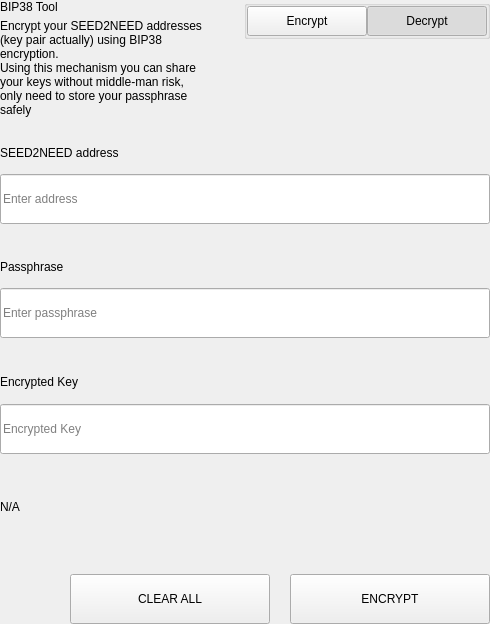
<?xml version="1.0" encoding="UTF-8"?>
<ui version="4.0">
 <class>SettingsBitToolWidget</class>
 <widget class="QWidget" name="SettingsBitToolWidget">
  <property name="geometry">
   <rect>
    <x>0</x>
    <y>0</y>
    <width>490</width>
    <height>624</height>
   </rect>
  </property>
  <property name="windowTitle">
   <string>Form</string>
  </property>
  <layout class="QVBoxLayout" name="verticalLayout">
   <property name="spacing">
    <number>0</number>
   </property>
   <property name="leftMargin">
    <number>0</number>
   </property>
   <property name="topMargin">
    <number>0</number>
   </property>
   <property name="rightMargin">
    <number>0</number>
   </property>
   <property name="bottomMargin">
    <number>0</number>
   </property>
   <item>
    <widget class="QWidget" name="left" native="true">
     <layout class="QVBoxLayout" name="verticalLayout_3">
      <property name="leftMargin">
       <number>0</number>
      </property>
      <property name="topMargin">
       <number>0</number>
      </property>
      <property name="rightMargin">
       <number>0</number>
      </property>
      <property name="bottomMargin">
       <number>0</number>
      </property>
      <item>
       <layout class="QVBoxLayout" name="verticalLayout_2">
        <property name="spacing">
         <number>0</number>
        </property>
        <item>
         <layout class="QHBoxLayout" name="horizontalLayout_3" stretch="3,1">
          <property name="spacing">
           <number>40</number>
          </property>
          <item>
           <layout class="QVBoxLayout" name="verticalLayoutTitle">
            <property name="spacing">
             <number>5</number>
            </property>
            <item>
             <widget class="QLabel" name="labelTitle">
              <property name="text">
               <string>BIP38 Tool</string>
              </property>
             </widget>
            </item>
            <item>
             <widget class="QLabel" name="labelSubtitle1">
              <property name="text">
               <string>Encrypt your SEED2NEED addresses (key pair actually) using BIP38 encryption.
Using this mechanism you can share your keys without middle-man risk, only need to store your passphrase safely</string>
              </property>
              <property name="wordWrap">
               <bool>true</bool>
              </property>
             </widget>
            </item>
           </layout>
          </item>
          <item alignment="Qt::AlignTop">
           <widget class="QGroupBox" name="groupBox">
            <property name="title">
             <string/>
            </property>
            <property name="alignment">
             <set>Qt::AlignLeading|Qt::AlignLeft|Qt::AlignTop</set>
            </property>
            <layout class="QHBoxLayout" name="horizontalLayout_4">
             <property name="spacing">
              <number>0</number>
             </property>
             <property name="leftMargin">
              <number>0</number>
             </property>
             <property name="topMargin">
              <number>0</number>
             </property>
             <property name="rightMargin">
              <number>0</number>
             </property>
             <property name="bottomMargin">
              <number>0</number>
             </property>
             <item>
              <spacer name="horizontalSpacer">
               <property name="orientation">
                <enum>Qt::Horizontal</enum>
               </property>
               <property name="sizeHint" stdset="0">
                <size>
                 <width>40</width>
                 <height>20</height>
                </size>
               </property>
              </spacer>
             </item>
             <item>
              <widget class="QPushButton" name="pushLeft">
               <property name="minimumSize">
                <size>
                 <width>120</width>
                 <height>30</height>
                </size>
               </property>
               <property name="maximumSize">
                <size>
                 <width>120</width>
                 <height>30</height>
                </size>
               </property>
               <property name="focusPolicy">
                <enum>Qt::NoFocus</enum>
               </property>
               <property name="text">
                <string>Encrypt</string>
               </property>
               <property name="checkable">
                <bool>true</bool>
               </property>
               <property name="autoExclusive">
                <bool>true</bool>
               </property>
              </widget>
             </item>
             <item>
              <widget class="QPushButton" name="pushRight">
               <property name="minimumSize">
                <size>
                 <width>120</width>
                 <height>30</height>
                </size>
               </property>
               <property name="maximumSize">
                <size>
                 <width>120</width>
                 <height>30</height>
                </size>
               </property>
               <property name="focusPolicy">
                <enum>Qt::NoFocus</enum>
               </property>
               <property name="text">
                <string>Decrypt</string>
               </property>
               <property name="checkable">
                <bool>true</bool>
               </property>
               <property name="checked">
                <bool>true</bool>
               </property>
               <property name="autoExclusive">
                <bool>true</bool>
               </property>
              </widget>
             </item>
            </layout>
           </widget>
          </item>
         </layout>
        </item>
        <item>
         <widget class="QStackedWidget" name="stackedWidget">
          <property name="currentIndex">
           <number>1</number>
          </property>
          <widget class="QWidget" name="pageDecrypt">
           <layout class="QVBoxLayout" name="verticalLayout_5">
            <property name="spacing">
             <number>0</number>
            </property>
            <property name="leftMargin">
             <number>0</number>
            </property>
            <property name="topMargin">
             <number>0</number>
            </property>
            <property name="rightMargin">
             <number>0</number>
            </property>
            <property name="bottomMargin">
             <number>0</number>
            </property>
            <item>
             <widget class="QWidget" name="widget" native="true">
              <property name="minimumSize">
               <size>
                <width>0</width>
                <height>100</height>
               </size>
              </property>
              <layout class="QVBoxLayout" name="verticalLayout_4">
               <property name="spacing">
                <number>0</number>
               </property>
               <property name="leftMargin">
                <number>0</number>
               </property>
               <property name="topMargin">
                <number>0</number>
               </property>
               <property name="rightMargin">
                <number>0</number>
               </property>
               <property name="bottomMargin">
                <number>0</number>
               </property>
               <item>
                <spacer name="verticalSpacer_2">
                 <property name="orientation">
                  <enum>Qt::Vertical</enum>
                 </property>
                 <property name="sizeType">
                  <enum>QSizePolicy::Fixed</enum>
                 </property>
                 <property name="sizeHint" stdset="0">
                  <size>
                   <width>20</width>
                   <height>20</height>
                  </size>
                 </property>
                </spacer>
               </item>
               <item>
                <layout class="QHBoxLayout" name="horizontalLayout_6" stretch="2">
                 <property name="spacing">
                  <number>0</number>
                 </property>
                 <item>
                  <layout class="QVBoxLayout" name="verticalLayout_7">
                   <property name="spacing">
                    <number>9</number>
                   </property>
                   <item>
                    <widget class="QLabel" name="labelSubtitleKey">
                     <property name="minimumSize">
                      <size>
                       <width>0</width>
                       <height>20</height>
                      </size>
                     </property>
                     <property name="maximumSize">
                      <size>
                       <width>16777215</width>
                       <height>20</height>
                      </size>
                     </property>
                     <property name="text">
                      <string>Encrypted key</string>
                     </property>
                    </widget>
                   </item>
                   <item>
                    <widget class="QLineEdit" name="lineEditKey">
                     <property name="minimumSize">
                      <size>
                       <width>0</width>
                       <height>50</height>
                      </size>
                     </property>
                     <property name="maximumSize">
                      <size>
                       <width>16777215</width>
                       <height>50</height>
                      </size>
                     </property>
                     <property name="placeholderText">
                      <string>Enter a encrypted key</string>
                     </property>
                    </widget>
                   </item>
                  </layout>
                 </item>
                </layout>
               </item>
               <item>
                <spacer name="verticalSpacer_3">
                 <property name="orientation">
                  <enum>Qt::Vertical</enum>
                 </property>
                 <property name="sizeType">
                  <enum>QSizePolicy::Fixed</enum>
                 </property>
                 <property name="sizeHint" stdset="0">
                  <size>
                   <width>20</width>
                   <height>20</height>
                  </size>
                 </property>
                </spacer>
               </item>
               <item>
                <layout class="QVBoxLayout" name="verticalLayout_9">
                 <property name="spacing">
                  <number>9</number>
                 </property>
                 <item>
                  <widget class="QLabel" name="labelSubtitlePassphrase">
                   <property name="maximumSize">
                    <size>
                     <width>16777215</width>
                     <height>20</height>
                    </size>
                   </property>
                   <property name="text">
                    <string>Passphrase</string>
                   </property>
                  </widget>
                 </item>
                 <item>
                  <widget class="QLineEdit" name="lineEditPassphrase">
                   <property name="minimumSize">
                    <size>
                     <width>0</width>
                     <height>50</height>
                    </size>
                   </property>
                   <property name="maximumSize">
                    <size>
                     <width>16777215</width>
                     <height>50</height>
                    </size>
                   </property>
                   <property name="placeholderText">
                    <string>Enter a passphrase</string>
                   </property>
                  </widget>
                 </item>
                </layout>
               </item>
               <item>
                <spacer name="verticalSpacer_4">
                 <property name="orientation">
                  <enum>Qt::Vertical</enum>
                 </property>
                 <property name="sizeType">
                  <enum>QSizePolicy::Fixed</enum>
                 </property>
                 <property name="sizeHint" stdset="0">
                  <size>
                   <width>20</width>
                   <height>20</height>
                  </size>
                 </property>
                </spacer>
               </item>
               <item>
                <widget class="QWidget" name="widget_3" native="true">
                 <property name="sizePolicy">
                  <sizepolicy hsizetype="Preferred" vsizetype="Fixed">
                   <horstretch>0</horstretch>
                   <verstretch>0</verstretch>
                  </sizepolicy>
                 </property>
                 <layout class="QVBoxLayout" name="verticalLayout_10">
                  <property name="spacing">
                   <number>9</number>
                  </property>
                  <property name="leftMargin">
                   <number>0</number>
                  </property>
                  <property name="topMargin">
                   <number>0</number>
                  </property>
                  <property name="rightMargin">
                   <number>0</number>
                  </property>
                  <property name="bottomMargin">
                   <number>0</number>
                  </property>
                  <item>
                   <widget class="QLabel" name="labelSubtitleDecryptResult">
                    <property name="minimumSize">
                     <size>
                      <width>0</width>
                      <height>20</height>
                     </size>
                    </property>
                    <property name="maximumSize">
                     <size>
                      <width>16777215</width>
                      <height>20</height>
                     </size>
                    </property>
                    <property name="text">
                     <string>Decrypted address result</string>
                    </property>
                   </widget>
                  </item>
                  <item>
                   <widget class="QWidget" name="widget_4" native="true">
                    <layout class="QHBoxLayout" name="horizontalLayout" stretch="6,0,1">
                     <property name="spacing">
                      <number>0</number>
                     </property>
                     <property name="leftMargin">
                      <number>0</number>
                     </property>
                     <property name="topMargin">
                      <number>0</number>
                     </property>
                     <property name="rightMargin">
                      <number>0</number>
                     </property>
                     <property name="bottomMargin">
                      <number>0</number>
                     </property>
                     <item alignment="Qt::AlignVCenter">
                      <widget class="QLineEdit" name="lineEditDecryptResult">
                       <property name="minimumSize">
                        <size>
                         <width>0</width>
                         <height>50</height>
                        </size>
                       </property>
                       <property name="maximumSize">
                        <size>
                         <width>16777215</width>
                         <height>50</height>
                        </size>
                       </property>
                       <property name="placeholderText">
                        <string>Decrypted Address</string>
                       </property>
                      </widget>
                     </item>
                     <item>
                      <spacer name="horizontalSpacer_4">
                       <property name="orientation">
                        <enum>Qt::Horizontal</enum>
                       </property>
                       <property name="sizeType">
                        <enum>QSizePolicy::Fixed</enum>
                       </property>
                       <property name="sizeHint" stdset="0">
                        <size>
                         <width>20</width>
                         <height>50</height>
                        </size>
                       </property>
                      </spacer>
                     </item>
                     <item>
                      <widget class="QPushButton" name="pushButtonImport">
                       <property name="minimumSize">
                        <size>
                         <width>140</width>
                         <height>40</height>
                        </size>
                       </property>
                       <property name="text">
                        <string>Import Address</string>
                       </property>
                      </widget>
                     </item>
                    </layout>
                   </widget>
                  </item>
                 </layout>
                </widget>
               </item>
               <item>
                <widget class="QLabel" name="statusLabel_DEC">
                 <property name="maximumSize">
                  <size>
                   <width>16777215</width>
                   <height>40</height>
                  </size>
                 </property>
                 <property name="text">
                  <string/>
                 </property>
                </widget>
               </item>
               <item>
                <spacer name="verticalSpacer">
                 <property name="orientation">
                  <enum>Qt::Vertical</enum>
                 </property>
                 <property name="sizeType">
                  <enum>QSizePolicy::Preferred</enum>
                 </property>
                 <property name="sizeHint" stdset="0">
                  <size>
                   <width>20</width>
                   <height>20</height>
                  </size>
                 </property>
                </spacer>
               </item>
               <item>
                <layout class="QHBoxLayout" name="horizontalLayout_7">
                 <property name="spacing">
                  <number>0</number>
                 </property>
                 <item>
                  <spacer name="horizontalSpacer_5">
                   <property name="orientation">
                    <enum>Qt::Horizontal</enum>
                   </property>
                   <property name="sizeType">
                    <enum>QSizePolicy::Expanding</enum>
                   </property>
                   <property name="sizeHint" stdset="0">
                    <size>
                     <width>40</width>
                     <height>20</height>
                    </size>
                   </property>
                  </spacer>
                 </item>
                 <item>
                  <widget class="QPushButton" name="pushButtonDecryptClear">
                   <property name="minimumSize">
                    <size>
                     <width>200</width>
                     <height>50</height>
                    </size>
                   </property>
                   <property name="maximumSize">
                    <size>
                     <width>200</width>
                     <height>50</height>
                    </size>
                   </property>
                   <property name="text">
                    <string>CLEAR</string>
                   </property>
                  </widget>
                 </item>
                 <item>
                  <spacer name="horizontalSpacer_3">
                   <property name="orientation">
                    <enum>Qt::Horizontal</enum>
                   </property>
                   <property name="sizeType">
                    <enum>QSizePolicy::Fixed</enum>
                   </property>
                   <property name="sizeHint" stdset="0">
                    <size>
                     <width>20</width>
                     <height>20</height>
                    </size>
                   </property>
                  </spacer>
                 </item>
                 <item>
                  <widget class="QPushButton" name="pushButtonDecrypt">
                   <property name="minimumSize">
                    <size>
                     <width>200</width>
                     <height>50</height>
                    </size>
                   </property>
                   <property name="maximumSize">
                    <size>
                     <width>200</width>
                     <height>50</height>
                    </size>
                   </property>
                   <property name="text">
                    <string>DECRYPT KEY</string>
                   </property>
                  </widget>
                 </item>
                </layout>
               </item>
              </layout>
             </widget>
            </item>
           </layout>
          </widget>
          <widget class="QWidget" name="pageEncrypt">
           <layout class="QVBoxLayout" name="verticalLayout_11">
            <property name="spacing">
             <number>0</number>
            </property>
            <property name="leftMargin">
             <number>0</number>
            </property>
            <property name="topMargin">
             <number>0</number>
            </property>
            <property name="rightMargin">
             <number>0</number>
            </property>
            <property name="bottomMargin">
             <number>0</number>
            </property>
            <item>
             <spacer name="verticalSpacer_8">
              <property name="orientation">
               <enum>Qt::Vertical</enum>
              </property>
              <property name="sizeType">
               <enum>QSizePolicy::Fixed</enum>
              </property>
              <property name="sizeHint" stdset="0">
               <size>
                <width>20</width>
                <height>20</height>
               </size>
              </property>
             </spacer>
            </item>
            <item>
             <widget class="QWidget" name="containerAddressEnc" native="true">
              <layout class="QVBoxLayout" name="containerAddressEncLayout">
               <property name="spacing">
                <number>5</number>
               </property>
               <property name="leftMargin">
                <number>0</number>
               </property>
               <property name="topMargin">
                <number>0</number>
               </property>
               <property name="rightMargin">
                <number>0</number>
               </property>
               <property name="bottomMargin">
                <number>0</number>
               </property>
               <item>
                <widget class="QLabel" name="labelSubtitleAddress">
                 <property name="minimumSize">
                  <size>
                   <width>0</width>
                   <height>20</height>
                  </size>
                 </property>
                 <property name="maximumSize">
                  <size>
                   <width>16777215</width>
                   <height>20</height>
                  </size>
                 </property>
                 <property name="text">
                  <string>SEED2NEED address</string>
                 </property>
                </widget>
               </item>
               <item>
                <widget class="QLineEdit" name="addressIn_ENC">
                 <property name="minimumSize">
                  <size>
                   <width>0</width>
                   <height>50</height>
                  </size>
                 </property>
                 <property name="placeholderText">
                  <string>Enter address</string>
                 </property>
                </widget>
               </item>
              </layout>
             </widget>
            </item>
            <item>
             <spacer name="verticalSpacer_6">
              <property name="orientation">
               <enum>Qt::Vertical</enum>
              </property>
              <property name="sizeType">
               <enum>QSizePolicy::Fixed</enum>
              </property>
              <property name="sizeHint" stdset="0">
               <size>
                <width>20</width>
                <height>20</height>
               </size>
              </property>
             </spacer>
            </item>
            <item>
             <widget class="QWidget" name="containerAddress" native="true">
              <layout class="QHBoxLayout" name="horizontalLayout_9" stretch="2">
               <property name="spacing">
                <number>0</number>
               </property>
               <property name="leftMargin">
                <number>0</number>
               </property>
               <property name="topMargin">
                <number>0</number>
               </property>
               <property name="rightMargin">
                <number>0</number>
               </property>
               <property name="bottomMargin">
                <number>0</number>
               </property>
               <item>
                <layout class="QVBoxLayout" name="verticalLayout_8">
                 <property name="spacing">
                  <number>5</number>
                 </property>
                 <item>
                  <widget class="QLabel" name="labelSubtitleMessage">
                   <property name="minimumSize">
                    <size>
                     <width>0</width>
                     <height>20</height>
                    </size>
                   </property>
                   <property name="maximumSize">
                    <size>
                     <width>16777215</width>
                     <height>20</height>
                    </size>
                   </property>
                   <property name="text">
                    <string>Passphrase</string>
                   </property>
                  </widget>
                 </item>
                 <item>
                  <widget class="QLineEdit" name="passphraseIn_ENC">
                   <property name="minimumSize">
                    <size>
                     <width>0</width>
                     <height>50</height>
                    </size>
                   </property>
                   <property name="maximumSize">
                    <size>
                     <width>16777215</width>
                     <height>50</height>
                    </size>
                   </property>
                   <property name="placeholderText">
                    <string>Enter passphrase</string>
                   </property>
                  </widget>
                 </item>
                </layout>
               </item>
              </layout>
             </widget>
            </item>
            <item>
             <spacer name="verticalSpacer_7">
              <property name="orientation">
               <enum>Qt::Vertical</enum>
              </property>
              <property name="sizeType">
               <enum>QSizePolicy::Fixed</enum>
              </property>
              <property name="sizeHint" stdset="0">
               <size>
                <width>20</width>
                <height>20</height>
               </size>
              </property>
             </spacer>
            </item>
            <item>
             <widget class="QWidget" name="widget_2" native="true">
              <property name="minimumSize">
               <size>
                <width>0</width>
                <height>75</height>
               </size>
              </property>
              <property name="maximumSize">
               <size>
                <width>16777215</width>
                <height>16777215</height>
               </size>
              </property>
              <layout class="QVBoxLayout" name="verticalLayout_6">
               <property name="leftMargin">
                <number>0</number>
               </property>
               <property name="topMargin">
                <number>0</number>
               </property>
               <property name="rightMargin">
                <number>0</number>
               </property>
               <property name="bottomMargin">
                <number>0</number>
               </property>
               <item>
                <widget class="QLabel" name="labelSubtitleEncryptedKey">
                 <property name="minimumSize">
                  <size>
                   <width>0</width>
                   <height>20</height>
                  </size>
                 </property>
                 <property name="maximumSize">
                  <size>
                   <width>16777215</width>
                   <height>20</height>
                  </size>
                 </property>
                 <property name="text">
                  <string>Encrypted Key</string>
                 </property>
                </widget>
               </item>
               <item>
                <widget class="QLineEdit" name="encryptedKeyOut_ENC">
                 <property name="minimumSize">
                  <size>
                   <width>0</width>
                   <height>50</height>
                  </size>
                 </property>
                 <property name="placeholderText">
                  <string>Encrypted Key</string>
                 </property>
                </widget>
               </item>
              </layout>
             </widget>
            </item>
            <item>
             <widget class="QLabel" name="statusLabel_ENC">
              <property name="text">
               <string notr="true">N/A</string>
              </property>
             </widget>
            </item>
            <item>
             <spacer name="verticalSpacer_5">
              <property name="orientation">
               <enum>Qt::Vertical</enum>
              </property>
              <property name="sizeType">
               <enum>QSizePolicy::Fixed</enum>
              </property>
              <property name="sizeHint" stdset="0">
               <size>
                <width>20</width>
                <height>20</height>
               </size>
              </property>
             </spacer>
            </item>
            <item>
             <layout class="QHBoxLayout" name="horizontalLayout_8">
              <property name="spacing">
               <number>0</number>
              </property>
              <item>
               <spacer name="horizontalSpacer_6">
                <property name="orientation">
                 <enum>Qt::Horizontal</enum>
                </property>
                <property name="sizeType">
                 <enum>QSizePolicy::Expanding</enum>
                </property>
                <property name="sizeHint" stdset="0">
                 <size>
                  <width>40</width>
                  <height>20</height>
                 </size>
                </property>
               </spacer>
              </item>
              <item>
               <widget class="QPushButton" name="pushButtonClear">
                <property name="minimumSize">
                 <size>
                  <width>200</width>
                  <height>50</height>
                 </size>
                </property>
                <property name="focusPolicy">
                 <enum>Qt::NoFocus</enum>
                </property>
                <property name="text">
                 <string>CLEAR ALL</string>
                </property>
               </widget>
              </item>
              <item>
               <spacer name="horizontalSpacer_2">
                <property name="orientation">
                 <enum>Qt::Horizontal</enum>
                </property>
                <property name="sizeType">
                 <enum>QSizePolicy::Fixed</enum>
                </property>
                <property name="sizeHint" stdset="0">
                 <size>
                  <width>20</width>
                  <height>20</height>
                 </size>
                </property>
               </spacer>
              </item>
              <item>
               <widget class="QPushButton" name="pushButtonEncrypt">
                <property name="minimumSize">
                 <size>
                  <width>200</width>
                  <height>50</height>
                 </size>
                </property>
                <property name="maximumSize">
                 <size>
                  <width>200</width>
                  <height>50</height>
                 </size>
                </property>
                <property name="focusPolicy">
                 <enum>Qt::NoFocus</enum>
                </property>
                <property name="text">
                 <string>ENCRYPT</string>
                </property>
               </widget>
              </item>
             </layout>
            </item>
           </layout>
          </widget>
         </widget>
        </item>
       </layout>
      </item>
     </layout>
    </widget>
   </item>
  </layout>
 </widget>
 <resources/>
 <connections/>
</ui>
